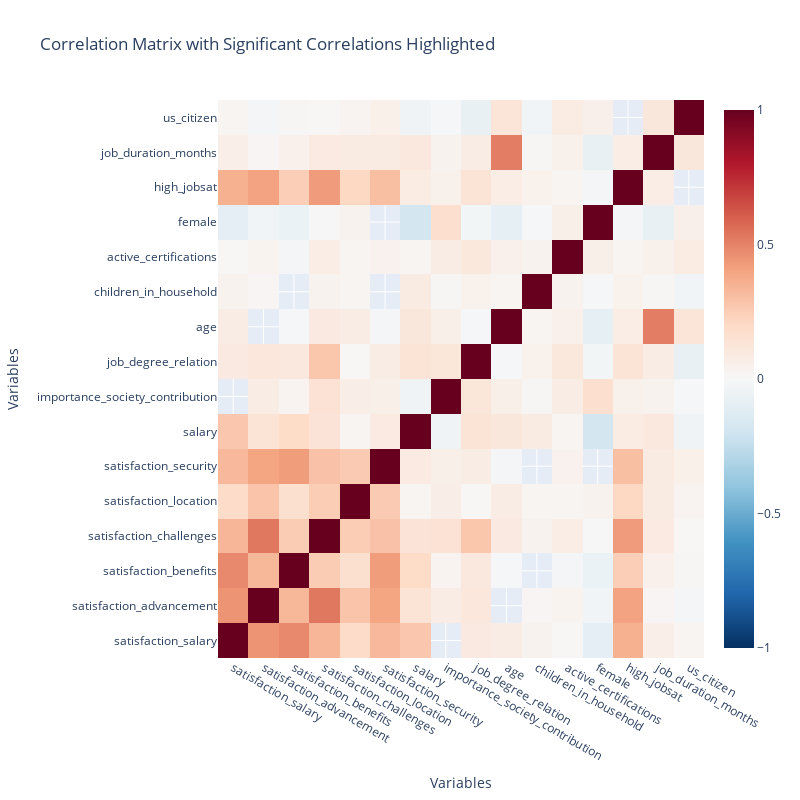

The cell this chart's notebook holds for it:
### Code cell
# Create a deepcopy for corr_eda
corr_eda = final_eda.copy()

# Select only numeric columns for correlation matrix
numeric_cols = corr_eda.select_dtypes(include=['int64', 'float64']).columns
corr_matrix = corr_eda[numeric_cols].corr()

# Calculate p-values for the correlations
p_values = pd.DataFrame({
    col: [pearsonr(corr_eda[col], corr_eda[other_col])[1] for other_col in corr_matrix.columns]
    for col in corr_matrix.columns
}, index=corr_matrix.columns)

# Create a threshold for significant correlations (p-value < 0.05)
significant = p_values < 0.05

# Exclude non-significant correlations by setting them to NaN
filtered_corr_matrix = corr_matrix.where(significant)

# Create custom hover text with correlation coefficient and variable names
hover_text = corr_matrix.applymap(lambda x: f'Corr: {x:.2f}')
for i in corr_matrix.columns:
    for j in corr_matrix.columns:
        if significant.loc[i, j]:  # Only include significant p-values
            p_value = p_values.loc[i, j]
            hover_text.loc[i, j] += f'*<br>P-value: {p_value:.2g}<br>Vars: {i} - {j}'
        else:
            hover_text.loc[i, j] = ''  # Remove text for non-significant correlations

# Create an interactive heatmap with Plotly
fig = go.Figure(data=go.Heatmap(
    z=filtered_corr_matrix.values,
    x=filtered_corr_matrix.columns,
    y=filtered_corr_matrix.index,
    text=hover_text.values,
    hoverinfo='text',
    colorscale='RdBu_r',  
    zmin=-1,  # Set minimum value for color scale
    zmax=1,   # Set maximum value for color scale
    showscale=True
))

# Add titles and labels
fig.update_layout(
    title='Correlation Matrix with Significant Correlations Highlighted',
    xaxis_title='Variables',
    yaxis_title='Variables',
    width=800,
    height=800
)

# Show the interactive heatmap
fig.show()

### Figure 1 — Plotly figure (JSON) as saved in the notebook; plotly's stock layout.template omitted (floating-point values rounded to 4 significant figures; data arrays with more than 128 entries replaced by an {"elided": "..."} marker saying what was removed)
{"data": [{"colorscale": [[0, "rgb(5,48,97)"], [0.1, "rgb(33,102,172)"], [0.2, "rgb(67,147,195)"], [0.3, "rgb(146,197,222)"], [0.4, "rgb(209,229,240)"], [0.5, "rgb(247,247,247)"], [0.6, "rgb(253,219,199)"], [0.7, "rgb(244,165,130)"], [0.8, "rgb(214,96,77)"], [0.9, "rgb(178,24,43)"], [1, "rgb(103,0,31)"]], "hoverinfo": "text", "showscale": true, "text": {"elided": "16x16 str values"}, "type": "heatmap", "x": ["satisfaction_salary", "satisfaction_advancement", "satisfaction_benefits", "satisfaction_challenges", "satisfaction_location", "satisfaction_security", "salary", "importance_society_contribution", "job_degree_relation", "age", "children_in_household", "active_certifications", "female", "high_jobsat", "job_duration_months", "us_citizen"], "y": ["satisfaction_salary", "satisfaction_advancement", "satisfaction_benefits", "satisfaction_challenges", "satisfaction_location", "satisfaction_security", "salary", "importance_society_contribution", "job_degree_relation", "age", "children_in_household", "active_certifications", "female", "high_jobsat", "job_duration_months", "us_citizen"], "z": {"elided": "16x16 float values"}, "zmax": 1, "zmin": -1}], "layout": {"height": 800, "title": {"text": "Correlation Matrix with Significant Correlations Highlighted"}, "width": 800, "xaxis": {"title": {"text": "Variables"}}, "yaxis": {"title": {"text": "Variables"}}}}
